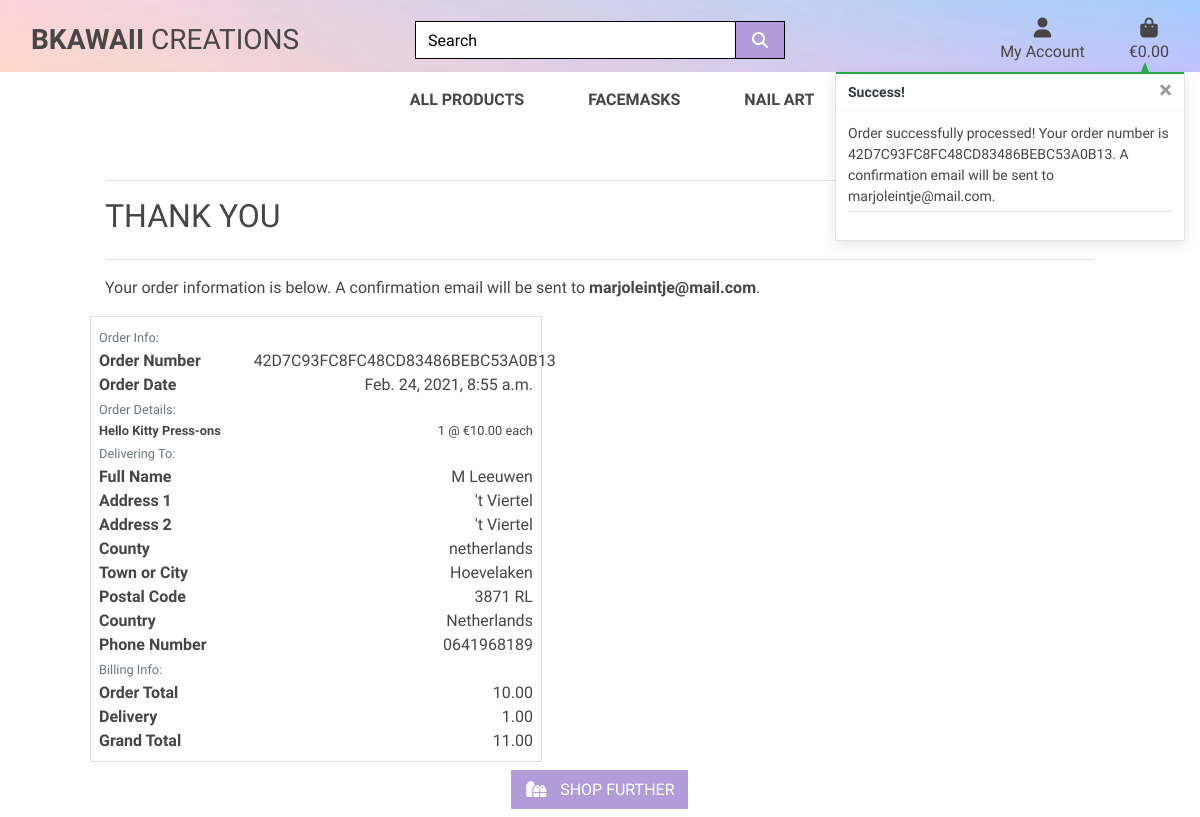
/checkout/checkout_success/42D7C93FC8FC48CD83486BEBC53A0B13, run on the app's committed database.
### checkout/models.py (models this page shows, shortened)
class Order(models.Model):
    order_number = models.CharField(max_length=32, null=False, editable=False)
    user_profile = models.ForeignKey(UserProfile, on_delete=models.SET_NULL,
                                     null=True, blank=True, related_name='orders')
    full_name = models.CharField(max_length=50, null=False, blank=False)
    email = models.EmailField(max_length=254, null=False, blank=False)
    phone_number = models.CharField(max_length=20, null=False, blank=False)
    country = CountryField(blank_label='Country *', null=False, blank=False)
    postcode = models.CharField(max_length=20, null=True, blank=True)
    town_or_city = models.CharField(max_length=40, null=False, blank=False)
    street_address1 = models.CharField(max_length=80, null=False, blank=False)
    street_address2 = models.CharField(max_length=80, null=True, blank=True)
    county = models.CharField(max_length=80, null=True, blank=True)
    date = models.DateTimeField(auto_now_add=True)
    delivery_cost = models.DecimalField(max_digits=6, decimal_places=2, null=False, default=0)
    order_total = models.DecimalField(max_digits=10, decimal_places=2, null=False, default=0)
    grand_total = models.DecimalField(max_digits=10, decimal_places=2, null=False, default=0)
    original_bag = models.TextField(null=False, blank=False, default='')
    stripe_pid = models.CharField(max_length=254, null=False, blank=False, default='')

class OrderLineItem(models.Model):
    order = models.ForeignKey(Order, null=False, blank=False, on_delete=models.CASCADE, related_name='lineitems')
    product = models.ForeignKey(Product, null=False, blank=False, on_delete=models.CASCADE)
    product_size = models.CharField(max_length=2, null=True, blank=True) # XS, S, M, L, XL
    quantity = models.IntegerField(null=False, blank=False, default=0)
    lineitem_total = models.DecimalField(max_digits=6, decimal_places=2, null=False, blank=False, editable=False)

### products/models.py (models this page shows, shortened)
class Product(models.Model):
    category = models.ForeignKey('Category', null=True, blank=True, on_delete=models.SET_NULL)
    sku = models.CharField(max_length=200, null=True, blank=True)
    name = models.CharField(max_length=200)
    description = models.TextField()
    price = models.DecimalField(max_digits=6, decimal_places=2)
    rating = models.DecimalField(max_digits=6, decimal_places=2, null=True, blank=True)
    image_url = models.URLField(max_length=1024, null=True, blank=True)
    image = models.ImageField(null=True, blank=True)

### checkout/views.py (the view, shortened to what this page needs)
# urls.py: path('checkout_success/<order_number>', views.checkout_success, name='checkout_success'),
def checkout_success(request, order_number):
    save_info = request.session.get('save_info')
    order = get_object_or_404(Order, order_number=order_number)
    messages.success(request, f'Order successfully processed! \
        Your order number is {order_number}. A confirmation \
        email will be sent to {order.email}.')
    if 'bag' in request.session:
        del request.session['bag']
    template = 'checkout/checkout_success.html'
    context = {
        'order': order,
    }
    return render(request, template, context)

### bag/contexts.py (called while the page is built, shortened)
def bag_contents(request):
    bag_items = []
    total = 0
    product_count = 0
    bag = request.session.get('bag', {})
    if total < settings.FREE_DELIVERY_THRESHOLD:
        delivery = total * Decimal(settings.STANDARD_DELIVERY_PERCENTAGE / 100)
        free_delivery_delta = settings.FREE_DELIVERY_THRESHOLD - total
    else:
        delivery = 0
        free_delivery_delta = 0
    grand_total = delivery + total
    context = {
        'bag_items': bag_items,
        'total': total,
        'product_count': product_count,
        'delivery': delivery,
        'free_delivery_delta': free_delivery_delta,
        'free_delivery_threshold': settings.FREE_DELIVERY_THRESHOLD,
        'grand_total': grand_total,
    }
    return context

### checkout/templates/checkout/checkout_success.html (shortened to what this page needs)
{% extends "base.html" %}
{% load static %}
{% block page_header %}
    <div class="container header-container">
    </div>
{% endblock %}
{% block content %}
    <div class="overlay"></div>
    <div class="container">
        <div class="row">
            <div class="col">
                <hr>
                <h2 class="logo-font mb-4">Thank You</h2>
                <hr>
                <p class="text-black">Your order information is below. A confirmation email will be sent to <strong>{{ order.email }}</strong>.</p>
            </div>
        </div>
        <div class="row">
            <div class="order-confirmation-wrapper p-2 border">
                    <div class="row">
                        <div class="col">
                            <small class="text-muted">Order Info:</small>
                        </div>
                    </div>
                    <div class="row">
                        <div class="col-12 col-md-4">
                            <p class="mb-0 text-black font-weight-bold">Order Number</p>
                        </div>
                        <div class="col-12 col-md-8 text-md-right">
                            <p class="mb-0">{{ order.order_number }}</p>
                        </div>
                    </div>
                    <div class="row">
                        <div class="col-12 col-md-4">
                            <p class="mb-0 text-black font-weight-bold">Order Date</p>
                        </div>
                        <div class="col-12 col-md-8 text-md-right">
                            <p class="mb-0">{{ order.date }}</p>
                        </div>
                    </div>
                    <div class="row">
                        <div class="col">
                            <small class="text-muted">Order Details:</small>
                        </div>
                    </div>
                    {% for item in order.lineitems.all %}
                    <div class="row">
                        <div class="col-12 col-md-4">
                            <p class="small mb-0 text-black font-weight-bold">
                                {{ item.product.name }}{% if item.product_size %} - Size {{ item.product.size|upper }}{% endif %}
                            </p>
                        </div>
                        <div class="col-12 col-md-8 text-md-right">
                            <p class="small mb-0">{{ item.quantity }} @ €{{ item.product.price }} each</p>
                        </div>
                    </div>
                    {% endfor %}
                    <div class="row">
                        <div class="col">
                            <small class="text-muted">Delivering To:</small>
                        </div>
                    </div>
                    <div class="row">
                        <div class="col-12 col-md-4">
                            <p class="mb-0 text-black font-weight-bold">Full Name</p>
                        </div>
                        <div class="col-12 col-md-8 text-md-right">
                            <p class="mb-0">{{ order.full_name }}</p>
                        </div>
                    </div>
                    <div class="row">
                        <div class="col-12 col-md-4">
                            <p class="mb-0 text-black font-weight-bold">Address 1</p>
                        </div>
                        <div class="col-12 col-md-8 text-md-right">
                            <p class="mb-0">{{ order.street_address1 }}</p>
                        </div>
                    </div>
                    {% if order.street_address2 %}
                    <div class="row">
                        <div class="col-12 col-md-4">
                            <p class="mb-0 text-black font-weight-bold">Address 2</p>
                        </div>
                        <div class="col-12 col-md-8 text-md-right">
                            <p class="mb-0">{{ order.street_address1 }}</p>
                        </div>
                    </div>
                    {% endif %}
                    {% if order.county %}
                    <div class="row">
                        <div class="col-12 col-md-4">
                            <p class="mb-0 text-black font-weight-bold">County</p>
                        </div>
                        <div class="col-12 col-md-8 text-md-right">
                            <p class="mb-0">{{ order.county }}</p>
                        </div>
                    </div>
                    {% endif %}
                    <div class="row">
                        <div class="col-12 col-md-4">
                            <p class="mb-0 text-black font-weight-bold">Town or City</p>
                        </div>
                        <div class="col-12 col-md-8 text-md-right">
                            <p class="mb-0">{{ order.town_or_city }}</p>
                        </div>
                    </div>
                    {% if order.postcode %}
                    <div class="row">
                        <div class="col-12 col-md-4">
                            <p class="mb-0 text-black font-weight-bold">Postal Code</p>
                        </div>
                        <div class="col-12 col-md-8 text-md-right">
                            <p class="mb-0">{{ order.postcode }}</p>
                        </div>
                    </div>
                    {% endif %}
                    <div class="row">
                        <div class="col-12 col-md-4">
                            <p class="mb-0 text-black font-weight-bold">Country</p>
                        </div>
                        <div class="col-12 col-md-8 text-md-right">
                            <p class="mb-0">{{ order.country }}</p>
                        </div>
                    </div>
                    <div class="row">
                        <div class="col-12 col-md-4">
                            <p class="mb-0 text-black font-weight-bold">Phone Number</p>
                        </div>
                        <div class="col-12 col-md-8 text-md-right">
                            <p class="mb-0">{{ order.phone_number }}</p>
                        </div>
                    </div>
                    <div class="row">
                        <div class="col">
                            <small class="text-muted">Billing Info:</small>
                        </div>
                    </div>
                    <div class="row">
                        <div class="col-12 col-md-4">
                            <p class="mb-0 text-black font-weight-bold">Order Total</p>
                        </div>
                        <div class="col-12 col-md-8 text-md-right">
                            <p class="mb-0">{{ order.order_total }}</p>
                        </div>
                    </div>
                    <div class="row">
                        <div class="col-12 col-md-4">
                            <p class="mb-0 text-black font-weight-bold">Delivery</p>
                        </div>
                        <div class="col-12 col-md-8 text-md-right">
                            <p class="mb-0">{{ order.delivery_cost }}</p>
                        </div>
                    </div>
                    <div class="row">
                        <div class="col-12 col-md-4">
                            <p class="mb-0 text-black font-weight-bold">Grand Total</p>
                        </div>
                        <div class="col-12 col-md-8 text-md-right">
                            <p class="mb-0">{{ order.grand_total }}</p>
                        </div>
                    </div>
                </div>
            </div>
        </div>
         <div class="row">
			<div class="col-12 col-lg-7 text-right">
                {% if from_profile %}
                    <a href="{% url 'profile' %}" class="btn btn-black rounded-0 my-2">
                        <span class="icon mr-2">
                            <i class="fas fa-angle-left"></i>
                        </span>
                        <span class="text-uppercase">Back to Profile</span>
                    </a>
                {% else %}
                    <a href="{% url 'home' %}" class="btn btn-black rounded-0 my-2">
                        <span class="icon mr-2">
                            <i class="fas fa-gifts"></i>
                        </span>
                        <span class="text-uppercase">Shop further</span>
                    </a>
                {% endif %}
			</div>
		</div>
{% endblock %}

### static/css/base.css (style rules this page uses)
html { height: 100%; }
body { background: white; background-size: cover; height: calc(100vh - 200px); color:#474545; font-family: 'Quicksand', sans-serif; }
.icon { align-items: center; display: inline-flex; justify-content: center; height: 1.5rem; width: 1.5rem; }
.logo-font { text-transform: uppercase; }
.btn-black { background: #b19cd9; color: white; }
.text-black { color:#474545 !important; }
.overlay { height: 100%; width: 100%; top: 0; left: 0; position: fixed; background: white; z-index: -1; }
@media (min-width: 1200px) { .container { max-width: 85%; } }
@media (min-width: 992px) { .header-container { padding-top: 164px; } }
.row::after { content: ""; clear: both; display: table; }

### data on the page
Order: email "marjoleintje@mail.com", order_number "42D7C93FC8FC48CD83486BEBC53A0B13", date "Feb. 24, 2021, 8:55 a.m.", full_name "M Leeuwen", street_address1 "'t Viertel", county "netherlands", town_or_city "Hoevelaken", postcode "3871 RL", country "Netherlands", phone_number "0641968189", order_total "10.00", delivery_cost "1.00", grand_total "11.00"
OrderLineItem: product.name "Hello Kitty Press-ons", quantity "1", product.price "10.00"

### other printed values
{{ message }} "Order successfully processed! Your order number is 42D7C93FC8FC48CD83486BEBC53A0B13. A confirmation email will be sent to marjoleintje@mail.com."
